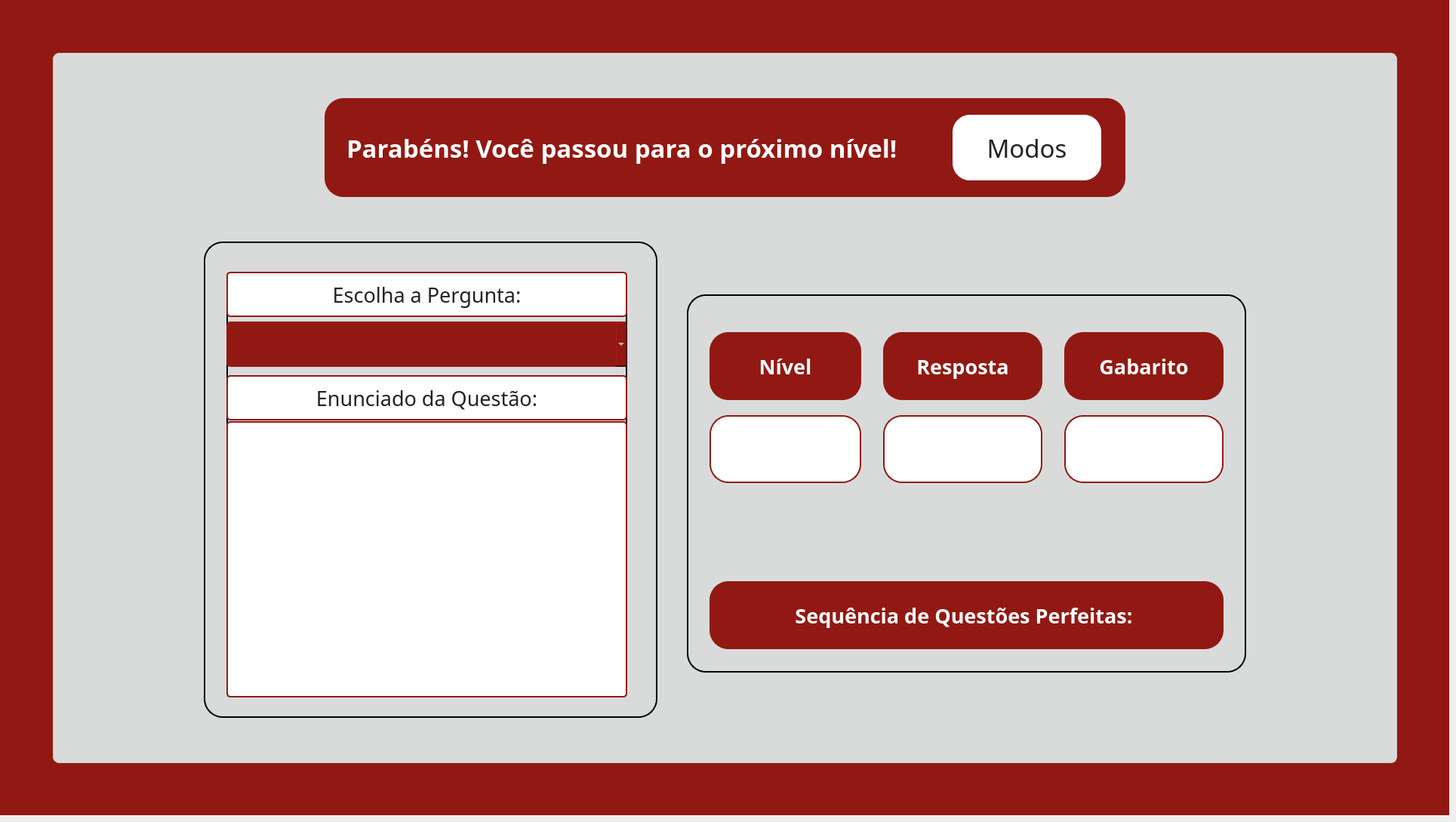
    <widget class="QWidget" name="page_2">
     <widget class="QWidget" name="fundo_gabarito_3" native="true">
      <property name="geometry">
       <rect>
        <x>0</x>
        <y>0</y>
        <width>1920</width>
        <height>1080</height>
       </rect>
      </property>
      <property name="styleSheet">
       <string notr="true">background-color: #921913;</string>
      </property>
      <widget class="QWidget" name="container_gabarito_3" native="true">
       <property name="geometry">
        <rect>
         <x>70</x>
         <y>70</y>
         <width>1781</width>
         <height>941</height>
        </rect>
       </property>
       <property name="styleSheet">
        <string notr="true">background-color: #d9dbdb;
border: 1px solid #cccccc;
border-radius: 8px;</string>
       </property>
       <widget class="QLabel" name="lbl_titulo_gabarito_3">
        <property name="geometry">
         <rect>
          <x>360</x>
          <y>60</y>
          <width>1061</width>
          <height>131</height>
         </rect>
        </property>
        <property name="font">
         <font>
          <family>Arbutus Slab</family>
          <pointsize>25</pointsize>
          <bold>true</bold>
         </font>
        </property>
        <property name="cursor">
         <cursorShape>ArrowCursor</cursorShape>
        </property>
        <property name="styleSheet">
         <string notr="true">background-color: #921913;
border: 2px solid #921913;
border-radius: 25px;
color: white;
padding: 0 18px</string>
        </property>
        <property name="text">
         <string>Parabéns! Você passou para o próximo nível!</string>
        </property>
        <property name="textFormat">
         <enum>Qt::TextFormat::AutoText</enum>
        </property>
        <property name="alignment">
         <set>Qt::AlignmentFlag::AlignLeading|Qt::AlignmentFlag::AlignLeft|Qt::AlignmentFlag::AlignVCenter</set>
        </property>
        <property name="wordWrap">
         <bool>true</bool>
        </property>
       </widget>
       <widget class="QLabel" name="img_cel_A_gabarito_3">
        <property name="geometry">
         <rect>
          <x>0</x>
          <y>0</y>
          <width>451</width>
          <height>491</height>
         </rect>
        </property>
        <property name="font">
         <font>
          <bold>false</bold>
         </font>
        </property>
        <property name="styleSheet">
         <string notr="true">border: transparent;
background-color: transparent;</string>
        </property>
        <property name="text">
         <string/>
        </property>
        <property name="pixmap">
         <pixmap>../images/fundoetec.png</pixmap>
        </property>
        <property name="scaledContents">
         <bool>true</bool>
        </property>
       </widget>
       <widget class="QLabel" name="img_cel_C_gabarito_3">
        <property name="geometry">
         <rect>
          <x>0</x>
          <y>470</y>
          <width>461</width>
          <height>461</height>
         </rect>
        </property>
        <property name="styleSheet">
         <string notr="true">border: transparent;
background-color: transparent;</string>
        </property>
        <property name="text">
         <string/>
        </property>
        <property name="pixmap">
         <pixmap>../images/fundoetec.png</pixmap>
        </property>
        <property name="scaledContents">
         <bool>true</bool>
        </property>
       </widget>
       <widget class="QLabel" name="img_cel_B_gabarito_3">
        <property name="geometry">
         <rect>
          <x>430</x>
          <y>0</y>
          <width>451</width>
          <height>521</height>
         </rect>
        </property>
        <property name="styleSheet">
         <string notr="true">border: transparent;
background-color: transparent;</string>
        </property>
        <property name="text">
         <string/>
        </property>
        <property name="pixmap">
         <pixmap>../images/fundoetec.png</pixmap>
        </property>
        <property name="scaledContents">
         <bool>true</bool>
        </property>
       </widget>
       <widget class="QLabel" name="img_cel_enunciado_gabarito_3">
        <property name="geometry">
         <rect>
          <x>870</x>
          <y>0</y>
          <width>471</width>
          <height>481</height>
         </rect>
        </property>
        <property name="styleSheet">
         <string notr="true">border: transparent;
background-color: transparent;</string>
        </property>
        <property name="text">
         <string/>
        </property>
        <property name="pixmap">
         <pixmap>../images/fundoetec.png</pixmap>
        </property>
        <property name="scaledContents">
         <bool>true</bool>
        </property>
       </widget>
       <widget class="QLabel" name="img_cel_eliminar_gabarito_3">
        <property name="geometry">
         <rect>
          <x>450</x>
          <y>470</y>
          <width>461</width>
          <height>461</height>
         </rect>
        </property>
        <property name="styleSheet">
         <string notr="true">border: transparent;
background-color: transparent;</string>
        </property>
        <property name="text">
         <string/>
        </property>
        <property name="pixmap">
         <pixmap>../images/fundoetec.png</pixmap>
        </property>
        <property name="scaledContents">
         <bool>true</bool>
        </property>
       </widget>
       <widget class="QLabel" name="img_cel_D_gabarito_3">
        <property name="geometry">
         <rect>
          <x>890</x>
          <y>460</y>
          <width>441</width>
          <height>471</height>
         </rect>
        </property>
        <property name="styleSheet">
         <string notr="true">border: transparent;
background-color: transparent;</string>
        </property>
        <property name="text">
         <string/>
        </property>
        <property name="pixmap">
         <pixmap>../images/fundoetec.png</pixmap>
        </property>
        <property name="scaledContents">
         <bool>true</bool>
        </property>
       </widget>
       <widget class="QLabel" name="img_cel_extra_gabarito_3">
        <property name="geometry">
         <rect>
          <x>1310</x>
          <y>450</y>
          <width>481</width>
          <height>481</height>
         </rect>
        </property>
        <property name="styleSheet">
         <string notr="true">border: transparent;
background-color: transparent;</string>
        </property>
        <property name="text">
         <string/>
        </property>
        <property name="pixmap">
         <pixmap>../images/fundoetec.png</pixmap>
        </property>
        <property name="scaledContents">
         <bool>true</bool>
        </property>
       </widget>
       <widget class="QFrame" name="frame_card_gabarito_3">
        <property name="geometry">
         <rect>
          <x>840</x>
          <y>320</y>
          <width>741</width>
          <height>501</height>
         </rect>
        </property>
        <property name="styleSheet">
         <string notr="true">border-radius: 25px;
border: 2px solid black;
</string>
        </property>
        <property name="frameShape">
         <enum>QFrame::Shape::StyledPanel</enum>
        </property>
        <property name="frameShadow">
         <enum>QFrame::Shadow::Raised</enum>
        </property>
        <widget class="QLabel" name="lbl_gabarito_alt1_5">
         <property name="geometry">
          <rect>
           <x>30</x>
           <y>50</y>
           <width>201</width>
           <height>90</height>
          </rect>
         </property>
         <property name="font">
          <font>
           <family>Arbutus Slab</family>
           <pointsize>20</pointsize>
           <bold>true</bold>
          </font>
         </property>
         <property name="cursor">
          <cursorShape>ArrowCursor</cursorShape>
         </property>
         <property name="styleSheet">
          <string notr="true">background-color: #921913;
border: 2px solid #921913;
border-radius: 25px;
color: white;
padding: 0 18px</string>
         </property>
         <property name="text">
          <string>Nível</string>
         </property>
         <property name="textFormat">
          <enum>Qt::TextFormat::AutoText</enum>
         </property>
         <property name="alignment">
          <set>Qt::AlignmentFlag::AlignCenter</set>
         </property>
         <property name="wordWrap">
          <bool>true</bool>
         </property>
        </widget>
        <widget class="QLabel" name="lbl_gabarito_alt2_3">
         <property name="geometry">
          <rect>
           <x>260</x>
           <y>50</y>
           <width>211</width>
           <height>90</height>
          </rect>
         </property>
         <property name="font">
          <font>
           <family>Arbutus Slab</family>
           <pointsize>20</pointsize>
           <bold>true</bold>
          </font>
         </property>
         <property name="cursor">
          <cursorShape>ArrowCursor</cursorShape>
         </property>
         <property name="styleSheet">
          <string notr="true">background-color: #921913;
border: 2px solid #921913;
border-radius: 25px;
color: white;
padding: 0 18px</string>
         </property>
         <property name="text">
          <string>Resposta</string>
         </property>
         <property name="textFormat">
          <enum>Qt::TextFormat::AutoText</enum>
         </property>
         <property name="alignment">
          <set>Qt::AlignmentFlag::AlignCenter</set>
         </property>
         <property name="wordWrap">
          <bool>true</bool>
         </property>
        </widget>
        <widget class="QLabel" name="lbl_gabarito_alt3_3">
         <property name="geometry">
          <rect>
           <x>500</x>
           <y>50</y>
           <width>211</width>
           <height>90</height>
          </rect>
         </property>
         <property name="font">
          <font>
           <family>Arbutus Slab</family>
           <pointsize>20</pointsize>
           <bold>true</bold>
          </font>
         </property>
         <property name="cursor">
          <cursorShape>ArrowCursor</cursorShape>
         </property>
         <property name="styleSheet">
          <string notr="true">background-color: #921913;
border: 2px solid #921913;
border-radius: 25px;
color: white;
padding: 0 18px</string>
         </property>
         <property name="text">
          <string>Gabarito</string>
         </property>
         <property name="textFormat">
          <enum>Qt::TextFormat::AutoText</enum>
         </property>
         <property name="alignment">
          <set>Qt::AlignmentFlag::AlignCenter</set>
         </property>
         <property name="wordWrap">
          <bool>true</bool>
         </property>
        </widget>
        <widget class="QLabel" name="lbl_nivel2_5">
         <property name="geometry">
          <rect>
           <x>30</x>
           <y>160</y>
           <width>201</width>
           <height>90</height>
          </rect>
         </property>
         <property name="font">
          <font>
           <family>Arbutus Slab</family>
           <pointsize>20</pointsize>
          </font>
         </property>
         <property name="cursor">
          <cursorShape>ArrowCursor</cursorShape>
         </property>
         <property name="styleSheet">
          <string notr="true">background-color: white;
color: #222222;
border: 2px solid #921913;
border-radius: 25px;
padding: 0 18px</string>
         </property>
         <property name="text">
          <string/>
         </property>
         <property name="textFormat">
          <enum>Qt::TextFormat::AutoText</enum>
         </property>
         <property name="wordWrap">
          <bool>true</bool>
         </property>
        </widget>
        <widget class="QLabel" name="lbl_suaresposta_3">
         <property name="geometry">
          <rect>
           <x>260</x>
           <y>160</y>
           <width>211</width>
           <height>90</height>
          </rect>
         </property>
         <property name="font">
          <font>
           <family>Arbutus Slab</family>
           <pointsize>20</pointsize>
          </font>
         </property>
         <property name="cursor">
          <cursorShape>ArrowCursor</cursorShape>
         </property>
         <property name="styleSheet">
          <string notr="true">background-color: white;
color: #222222;
border: 2px solid #921913;
border-radius: 25px;
padding: 0 18px</string>
         </property>
         <property name="text">
          <string/>
         </property>
         <property name="textFormat">
          <enum>Qt::TextFormat::AutoText</enum>
         </property>
         <property name="wordWrap">
          <bool>true</bool>
         </property>
        </widget>
        <widget class="QLabel" name="lbl_gabarito_3">
         <property name="geometry">
          <rect>
           <x>500</x>
           <y>160</y>
           <width>211</width>
           <height>90</height>
          </rect>
         </property>
         <property name="font">
          <font>
           <family>Arbutus Slab</family>
           <pointsize>20</pointsize>
          </font>
         </property>
         <property name="cursor">
          <cursorShape>ArrowCursor</cursorShape>
         </property>
         <property name="styleSheet">
          <string notr="true">background-color: white;
color: #222222;
border: 2px solid #921913;
border-radius: 25px;
padding: 0 18px</string>
         </property>
         <property name="text">
          <string/>
         </property>
         <property name="textFormat">
          <enum>Qt::TextFormat::AutoText</enum>
         </property>
         <property name="wordWrap">
          <bool>true</bool>
         </property>
        </widget>
        <widget class="QLabel" name="lbl_gabarito_alt4_2">
         <property name="geometry">
          <rect>
           <x>30</x>
           <y>380</y>
           <width>681</width>
           <height>90</height>
          </rect>
         </property>
         <property name="font">
          <font>
           <family>Arbutus Slab</family>
           <pointsize>20</pointsize>
           <bold>true</bold>
          </font>
         </property>
         <property name="cursor">
          <cursorShape>ArrowCursor</cursorShape>
         </property>
         <property name="styleSheet">
          <string notr="true">background-color: #921913;
border: 2px solid #921913;
border-radius: 25px;
color: white;
padding: 0 18px</string>
         </property>
         <property name="text">
          <string>Sequência de Questões Perfeitas: </string>
         </property>
         <property name="textFormat">
          <enum>Qt::TextFormat::AutoText</enum>
         </property>
         <property name="alignment">
          <set>Qt::AlignmentFlag::AlignCenter</set>
         </property>
         <property name="wordWrap">
          <bool>true</bool>
         </property>
        </widget>
       </widget>
       <widget class="QPushButton" name="btn_voltarmodos3_2">
        <property name="geometry">
         <rect>
          <x>1190</x>
          <y>80</y>
          <width>201</width>
          <height>91</height>
         </rect>
        </property>
        <property name="font">
         <font>
          <family>Arbutus Slab</family>
          <pointsize>25</pointsize>
         </font>
        </property>
        <property name="styleSheet">
         <string notr="true">background-color: white;
border: 2px solid #921913;
border-radius: 25px;
color: #222222;
padding: 0 18px</string>
        </property>
        <property name="text">
         <string>Modos</string>
        </property>
       </widget>
       <widget class="QFrame" name="frame_card2_gabarito_2">
        <property name="geometry">
         <rect>
          <x>200</x>
          <y>250</y>
          <width>601</width>
          <height>631</height>
         </rect>
        </property>
        <property name="font">
         <font>
          <pointsize>2</pointsize>
         </font>
        </property>
        <property name="styleSheet">
         <string notr="true">border-radius: 25px;
border: 2px solid black;
</string>
        </property>
        <property name="frameShape">
         <enum>QFrame::Shape::StyledPanel</enum>
        </property>
        <property name="frameShadow">
         <enum>QFrame::Shadow::Raised</enum>
        </property>
        <widget class="QWidget" name="verticalLayoutWidget_6">
         <property name="geometry">
          <rect>
           <x>30</x>
           <y>40</y>
           <width>531</width>
           <height>564</height>
          </rect>
         </property>
         <layout class="QVBoxLayout" name="layout_card2_gabarito_2">
          <item>
           <widget class="QLabel" name="lbl_gabarito_resultado_2">
            <property name="minimumSize">
             <size>
              <width>0</width>
              <height>60</height>
             </size>
            </property>
            <property name="maximumSize">
             <size>
              <width>16777215</width>
              <height>60</height>
             </size>
            </property>
            <property name="font">
             <font>
              <family>Arbutus Slab</family>
              <pointsize>20</pointsize>
             </font>
            </property>
            <property name="styleSheet">
             <string notr="true">background-color: white;
color: #222222;
border: 2px solid #921913;
border-radius: 5px;
padding: 0 8px</string>
            </property>
            <property name="text">
             <string>Escolha a Pergunta:</string>
            </property>
            <property name="alignment">
             <set>Qt::AlignmentFlag::AlignCenter</set>
            </property>
           </widget>
          </item>
          <item>
           <widget class="QComboBox" name="comboBox_escolherpergunta_2">
            <property name="minimumSize">
             <size>
              <width>200</width>
              <height>60</height>
             </size>
            </property>
            <property name="font">
             <font>
              <family>Arbutus Slab</family>
              <pointsize>20</pointsize>
             </font>
            </property>
            <property name="styleSheet">
             <string notr="true">QComboBox{
    background-color: #921913;
    border: none;
    border-radius: 5px;
    color: white;
}

QComboBox:hover{
    background-color: #62100d;
}</string>
            </property>
            <property name="currentIndex">
             <number>-1</number>
            </property>
           </widget>
          </item>
          <item>
           <widget class="QLabel" name="lbl_gabarito_pontos_2">
            <property name="minimumSize">
             <size>
              <width>0</width>
              <height>60</height>
             </size>
            </property>
            <property name="maximumSize">
             <size>
              <width>16777215</width>
              <height>50</height>
             </size>
            </property>
            <property name="font">
             <font>
              <family>Arbutus Slab</family>
              <pointsize>20</pointsize>
             </font>
            </property>
            <property name="styleSheet">
             <string notr="true">background-color: white;
color: #222222;
border: 2px solid #921913;
border-radius: 5px;
padding: 0 8px</string>
            </property>
            <property name="text">
             <string>Enunciado da Questão:</string>
            </property>
            <property name="alignment">
             <set>Qt::AlignmentFlag::AlignCenter</set>
            </property>
           </widget>
          </item>
          <item>
           <widget class="QListWidget" name="lista_enunciadopergunta_2">
            <property name="styleSheet">
             <string notr="true">background-color: white;
color: #222222;
border: 2px solid #921913;
border-radius: 5px;
padding: 0 8px</string>
            </property>
           </widget>
          </item>
         </layout>
        </widget>
       </widget>
       <widget class="QLabel" name="lbl_logo_rodape_gabarito_3">
        <property name="geometry">
         <rect>
          <x>1330</x>
          <y>0</y>
          <width>441</width>
          <height>471</height>
         </rect>
        </property>
        <property name="styleSheet">
         <string notr="true">border: transparent;
background-color: transparent;</string>
        </property>
        <property name="text">
         <string/>
        </property>
        <property name="pixmap">
         <pixmap>../images/fundoetec.png</pixmap>
        </property>
        <property name="scaledContents">
         <bool>true</bool>
        </property>
       </widget>
       <widget class="QLabel" name="lbl_logo_cps_gabarito_pg_2">
        <property name="geometry">
         <rect>
          <x>1550</x>
          <y>940</y>
          <width>111</width>
          <height>71</height>
         </rect>
        </property>
        <property name="text">
         <string/>
        </property>
        <property name="pixmap">
         <pixmap>../images/logocps.png</pixmap>
        </property>
        <property name="scaledContents">
         <bool>true</bool>
        </property>
       </widget>
       <widget class="QLabel" name="lbl_logo_etec_gabarito_pg_2">
        <property name="geometry">
         <rect>
          <x>1690</x>
          <y>950</y>
          <width>151</width>
          <height>91</height>
         </rect>
        </property>
        <property name="text">
         <string/>
        </property>
        <property name="pixmap">
         <pixmap>../images/logoetec.png</pixmap>
        </property>
        <property name="scaledContents">
         <bool>true</bool>
        </property>
       </widget>
       <zorder>img_cel_C_gabarito_3</zorder>
       <zorder>img_cel_extra_gabarito_3</zorder>
       <zorder>lbl_logo_rodape_gabarito_3</zorder>
       <zorder>img_cel_A_gabarito_3</zorder>
       <zorder>img_cel_B_gabarito_3</zorder>
       <zorder>img_cel_enunciado_gabarito_3</zorder>
       <zorder>lbl_titulo_gabarito_3</zorder>
       <zorder>img_cel_eliminar_gabarito_3</zorder>
       <zorder>img_cel_D_gabarito_3</zorder>
       <zorder>frame_card_gabarito_3</zorder>
       <zorder>btn_voltarmodos3_2</zorder>
       <zorder>frame_card2_gabarito_2</zorder>
       <zorder>lbl_logo_cps_gabarito_pg_2</zorder>
       <zorder>lbl_logo_etec_gabarito_pg_2</zorder>
      </widget>
     </widget>
    </widget>
